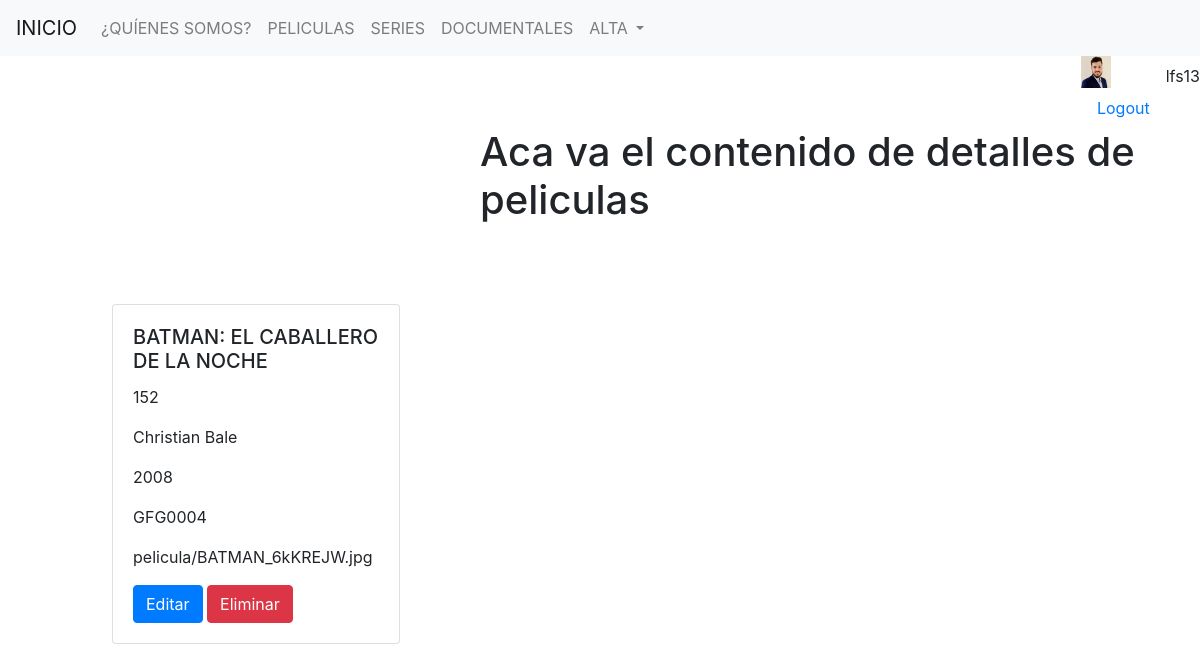
Screenshot of /peliculas/detail-pelicula/3/ (signed in) with the database file from the repository.
### users/models.py (models this page shows)
class User_profile(models.Model):
    user = models.OneToOneField(User, on_delete=models.CASCADE,related_name='user_profile')
    phone = models.CharField(max_length=20)
    image = models.ImageField(upload_to='profile_image', null=True)

### pelicula/models.py (models this page shows)
class Movie(models.Model):
    nombre = models.CharField(max_length=40)
    duracionminutos = models.IntegerField()
    actores = models.CharField(max_length=100)
    creacion =  models.IntegerField()
    SKU = models.CharField(max_length=30, unique=True)
    active = models.BooleanField(default=True)
    image = models.ImageField(upload_to = 'pelicula', blank=True, null=True)
    class Meta:
        verbose_name = 'pelicula'
        verbose_name_plural = 'peliculas'

### pelicula/views.py (the view)
# urls.py: path('detail-pelicula/<int:pk>/', Detail_movie.as_view(), name = 'detail_pelicula'),
class Detail_movie(DetailView):
    model = Movie
    template_name= 'detail_pelicula.html'

### templates/detail_pelicula.html (shortened to what this page needs)
{% extends 'base.html' %}
{% block contenido %}
<h1 style="margin-left:30rem">Aca va el contenido de detalles de peliculas</h1>
<div class="d-flex" style="margin-top:5rem; margin-left:7rem">
    <div class="card" style="width: 18rem;">
        <div class="card-body">
            <h5 class="card-title">{{object.nombre}}</h5>
            <p class="card-text">{{object.duracionminutos}}</p>
            <p class="card-text">{{object.actores}}</p>
            <p class="card-text">{{object.creacion}}</p>
            <p class="card-text">{{object.SKU}}</p>
            <p class="card-text">{{object.image}}</p>
            <a href="/peliculas/update-pelicula/{{object.id}}/" class="btn btn-primary">Editar</a>
            <a href="/peliculas/delete-pelicula/{{object.id}}/" class="btn btn-danger">Eliminar</a>
        </div>
    </div>
</div>
{% endblock %}

### templates/base.html (shortened to what this page needs)
<!DOCTYPE html>
<html lang="en">
<head>
    <link rel="stylesheet" href="https://cdn.jsdelivr.net/npm/bootstrap@4.6.1/dist/css/bootstrap.min.css"
>
</head>
<body>
    <nav class="navbar navbar-expand-lg navbar-light bg-light">
        <a class="navbar-brand" href="/">INICIO</a>
        <div class="collapse navbar-collapse" id="navbarNavDropdown">
            <ul class="navbar-nav">
            <li class="nav-item">
                <a class="nav-link" href="/about/">¿QUÍENES SOMOS?</a>
            </li>
            <li class="nav-item">
                <a class="nav-link" href="/peliculas/">PELICULAS</a>
            </li>
            <li class="nav-item">
                <a class="nav-link" href="/series/">SERIES</a>
            </li>
            <li class="nav-item">
                <a class="nav-link" href="/documentales/">DOCUMENTALES</a>
            </li>
            <li class="nav-item dropdown">
                <a class="nav-link dropdown-toggle" href="#" id="navbarDropdownMenuLink" data-toggle="dropdown" aria-haspopup="true" aria-expanded="false">
                ALTA
                </a>
            </li>
            </ul>
        </div>
        </nav>
        <ul class="nav justify-content-end">
            {% if request.user.is_authenticated %}
            <li class="nav-item">
                    <li class="nav-item">
                    <img src="{{request.user.user_profile.image.url}}" style="height: 2rem;">
                <a class="nav-link active" href="/logout/">Logout</a>
            </li>
            <li class="nav-item" style= margin-top:0.5rem>
                <a> {{request.user.username}} </a>
            </li>
            {% endif %}
        </ul>
    {% block contenido %}
    {% endblock %}
</body>
</html>

### rows the page displays
Movie: nombre "BATMAN: EL CABALLERO DE LA NOCHE", duracionminutos "152", actores "Christian Bale", creacion "2008", SKU "GFG0004", image "pelicula/BATMAN_6kKREJW.jpg"

### other values shown
{{ request.user.username }} "lfs13"
